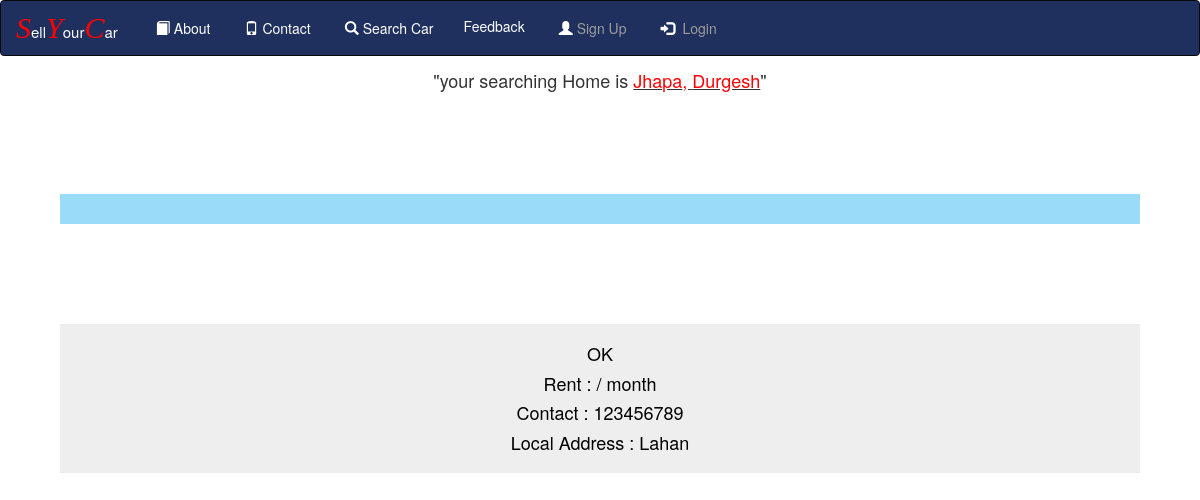
Screenshot of /detail/9 with the database file from the repository.
### Room/models.py (models this page shows, shortened)
class Owner_Detail(models.Model):
    register=models.ForeignKey(Register,on_delete=models.CASCADE,null=True)
    state=models.ForeignKey(State,on_delete=models.CASCADE,null=True)
    dist=models.ForeignKey(District,on_delete=models.CASCADE,null=True)
    local_add = models.CharField(max_length=100,null=True)
    title=models.CharField(max_length=100,null=True)
    desc=models.CharField(max_length=300,null=True)
    price=models.IntegerField(null=True)
    img=models.FileField(null=True)
    brand=models.CharField(max_length=100,null=True)
    model = models.CharField(max_length=100, null=True)
    year = models.CharField(max_length=20, null=True)
    fuel = models.CharField(max_length=100, null=True)
    kmdriven = models.CharField(max_length=100, null=True)
    noofowner = models.CharField(max_length=100, null=True)
    postdate = models.DateTimeField(auto_now_add=True,null=True)

class District(models.Model):
    state=models.ForeignKey(State,on_delete=models.CASCADE,null=True)
    dist=models.CharField(max_length=100,null=True)

class Register(models.Model):
    user=models.ForeignKey(User,on_delete=models.CASCADE,null=True)
    gen=models.CharField(max_length=30,null=True)
    add=models.CharField(max_length=100,null=True)
    mobile=models.CharField(max_length=10,null=True)
    image=models.FileField(null=True)
    birth=models.DateField(null=True)

### Room/views.py (the view)
# urls.py: path('detail/<int:id>', detail,name='detail'),
def detail(request,id):
    own=Owner_Detail.objects.get(id=id)
    img = Image.objects.filter(owner=own)
    d={'img':img,'dist':own}
    return render(request,'detail.html',d)

### Room/context_processors.py (called while the page is built)
def get_unaccepted_car_count(self):
    car_count = Status.objects.filter(status = False).count()
    return {
        "car_count": car_count
    }

### Room/request_exposer.py (called while the page is built)
def RequestExposerMiddleware(get_response):
    def middleware(request):
        models.exposed_request = request
        response = get_response(request)
        return response
    return middleware

### Room/templates/detail.html (shortened to what this page needs)
{% extends 'navigation.html' %}
{% block body %}
<p align="center" style="margin-top:1%;font-size:18px">"your searching Home is <u><span style="color:red">{{dist.dist.dist}}, {{dist.register.user.username}}</span></u>"</p>
<div class="container">
	<div class="row">
		<div class="col-lg-9 col-md-9 col-sm-9 col-xs-12">
		</div>
    </div></div>
    <center>
            <div class="jumbotron" style="margin:0%">
            <h4 style="color:Black">{{dist.desc}}</h4>
            <h4 style="color:black">Rent : {{dist.rent}} / month</h4>
            <h4 style="color:black">Contact : {{dist.register.mobile}}</h4>
            <h4 style="color:black">Local Address : {{dist.local_add}}</h4>
    </div></center>
{% endblock %}

### Room/templates/detail.html (style rules this page uses)
.jumbotron { width:90%; padding:10px; }
.container { width:90%; padding:10px; background:#99DBF9; margin:100px auto; display:flex; justify-content:center; }

### rows the page displays
Owner_Detail: dist.dist "Jhapa", register.user.username "Durgesh", desc "OK", register.mobile "123456789", local_add "Lahan"
